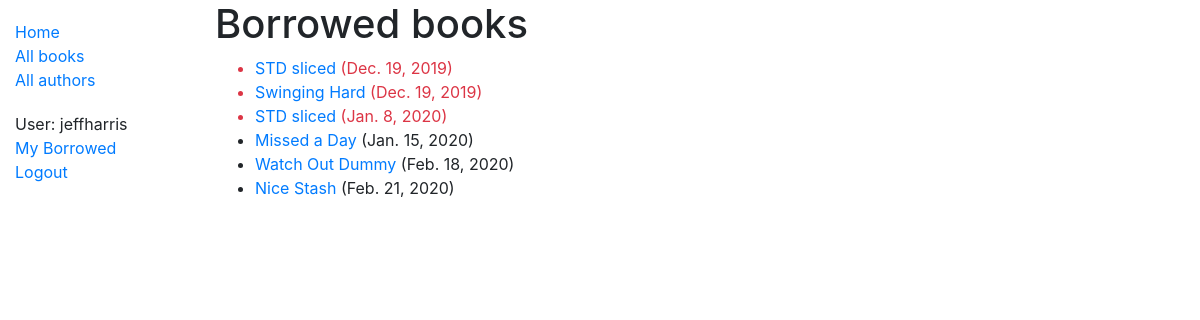
Screenshot of /catalog/mybooks/ (signed in) with the database file from the repository.
### catalog/models.py (models this page shows, shortened)
class BookInstance(models.Model):
    id = models.UUIDField(primary_key=True, default=uuid.uuid4, help_text='Unique ID for this particular book across whole library')
    book = models.ForeignKey('Book', on_delete=models.SET_NULL, null=True)
    imprint = models.CharField(max_length=200)
    due_back = models.DateField(null=True, blank=True)
    borrower = models.ForeignKey(User, on_delete=models.SET_NULL, null=True, blank=True)
    LOAN_STATUS = (
        ('m', 'Maintenance'),
        ('o', 'On loan'),
        ('a', 'Available'),
        ('r', 'Reserved'),
    )
    status = models.CharField(
        max_length=1,
        choices=LOAN_STATUS,
        blank=True,
        default='m',
        help_text='Book availability',
    )
    @property
    def is_overdue(self):
        if self.due_back and date.today() > self.due_back:
            return True
        return False
    class Meta:
        ordering = ['due_back']
        permissions = (("can_mark_returned", "Set book as returned"),)

class Book(models.Model):
    title = models.CharField(max_length=200)
    author = models.ForeignKey('Author', on_delete=models.SET_NULL, null=True)
    summary = models.TextField(max_length=1000, help_text='Enter a brief description of the book')
    isbn = models.CharField('ISBN', max_length=13, help_text='13 Character <a href="https://www.isbn-international.org/content/what-isbn">ISBN number</a>')
    genre = models.ManyToManyField(Genre, help_text='Select a genre for this book')
    def display_genre(self):
        """Create a string for the Genre. This is required to display genre in Admin."""
        return ', '.join(genre.name for genre in self.genre.all()[:3])
    display_genre.short_description = 'Genre'

### catalog/views.py (the view)
# urls.py: path('mybooks/', views.LoanedBooksByUserListView.as_view(), name='my-borrowed'),
class LoanedBooksByUserListView(LoginRequiredMixin,generic.ListView):
    model = BookInstance
    template_name ='catalog/bookinstance_list_borrowed_user.html'
    paginate_by = 10
    def get_queryset(self):
        return BookInstance.objects.filter(borrower=self.request.user).filter(status__exact='o').order_by('due_back')

### catalog/templates/catalog/bookinstance_list_borrowed_user.html
{% extends "base_generic.html" %}
{% block content %}
    <h1>Borrowed books</h1>
    {% if bookinstance_list %}
    <ul>
      {% for bookinst in bookinstance_list %}
      <li class="{% if bookinst.is_overdue %}text-danger{% endif %}">
        <a href="{% url 'book-detail' bookinst.book.pk %}">{{bookinst.book.title}}</a> ({{ bookinst.due_back }})
      </li>
      {% endfor %}
    </ul>
    {% else %}
      <p>There are no books borrowed.</p>
    {% endif %}
{% endblock %}

### catalog/templates/base_generic.html (shortened to what this page needs)
<!DOCTYPE html>
<html lang="en">
<head>
  <link rel="stylesheet" href="https://stackpath.bootstrapcdn.com/bootstrap/4.1.3/css/bootstrap.min.css">
  {% load static %}
  <link rel="stylesheet" href="{% static 'css/styles.css' %}">
</head>
<body>
  <div class="container-fluid">
    <div class="row">
      <div class="col-sm-2">
      {% block sidebar %}
        <ul class="sidebar-nav">
            <li><a href="{% url 'index' %}">Home</a></li>
            <li><a href="{% url 'books' %}">All books</a></li>
            <li><a href="{% url 'authors' %}">All authors</a></li>
        </ul>
        <ul class="sidebar-nav">
          {% if user.is_authenticated %}
            <li>User: {{ user.get_username }}</li>
            <li><a href="{% url 'my-borrowed' %}">My Borrowed</a></li>
            <li><a href="{% url 'logout'%}?next={{request.path}}">Logout</a></li>
          {% else %}
            <li><a href="{% url 'login'%}?next={{request.path}}">Login</a></li>
          {% endif %}
        </ul>
     {% endblock %}
      </div>
      <div class="col-sm-10 ">{% block content %}{% endblock %}
      </div>
    </div>
  </div>
</body>
</html>

### catalog/static/css/styles.css (style rules this page uses)
.sidebar-nav { margin-top: 20px; padding: 0; list-style: none; }

### rows the page displays
BookInstance: book "STD sliced", due_back "Dec. 19, 2019"
BookInstance: book "Swinging Hard", due_back "Dec. 19, 2019"
BookInstance: book "STD sliced", due_back "Jan. 8, 2020"
BookInstance: book "Missed a Day", due_back "Jan. 15, 2020"
BookInstance: book "Watch Out Dummy", due_back "Feb. 18, 2020"
BookInstance: book "Nice Stash", due_back "Feb. 21, 2020"

### other values shown
{{ user.get_username }} "jeffharris"
